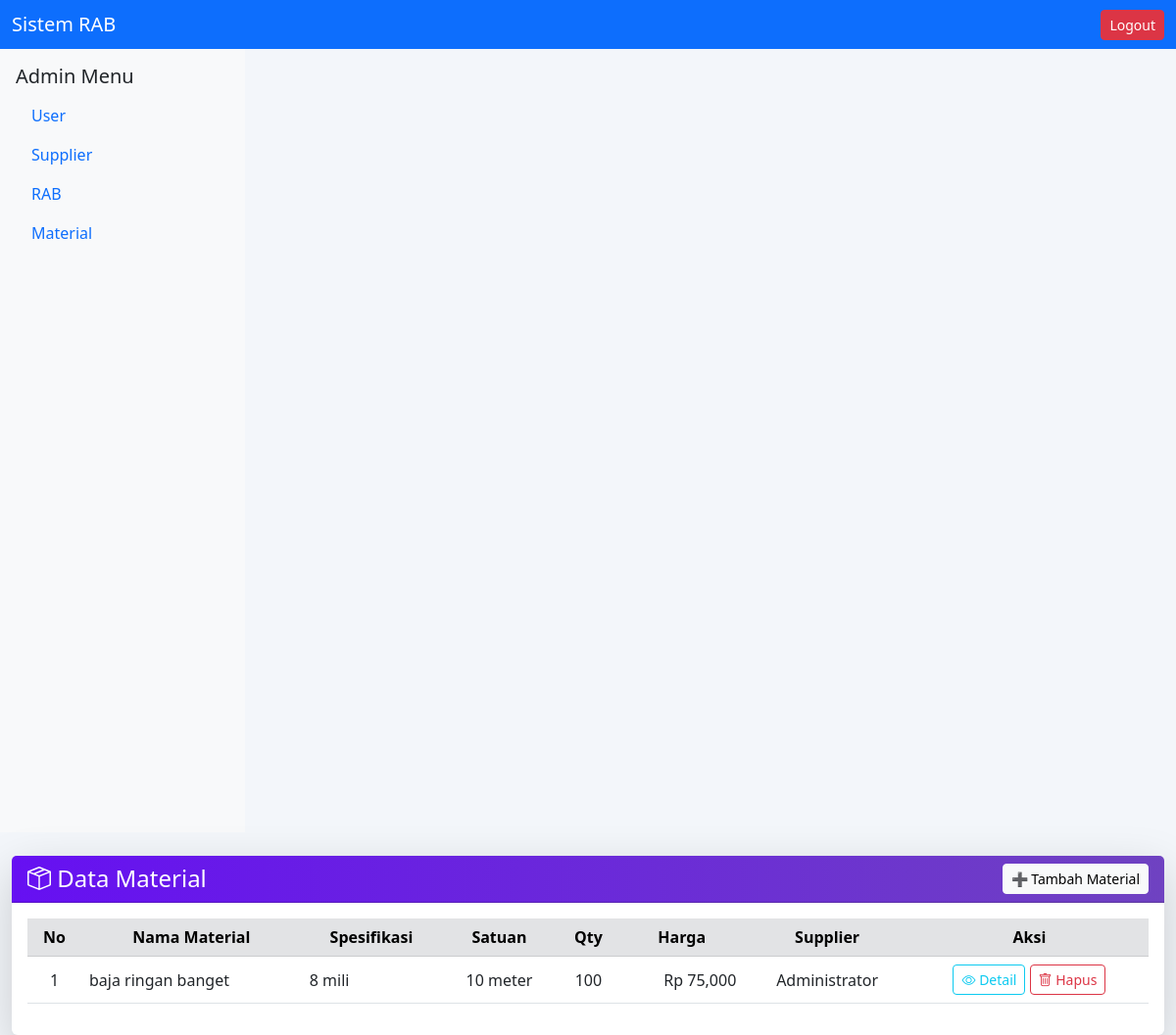
The app's page /views/material.php (signed in), older data.
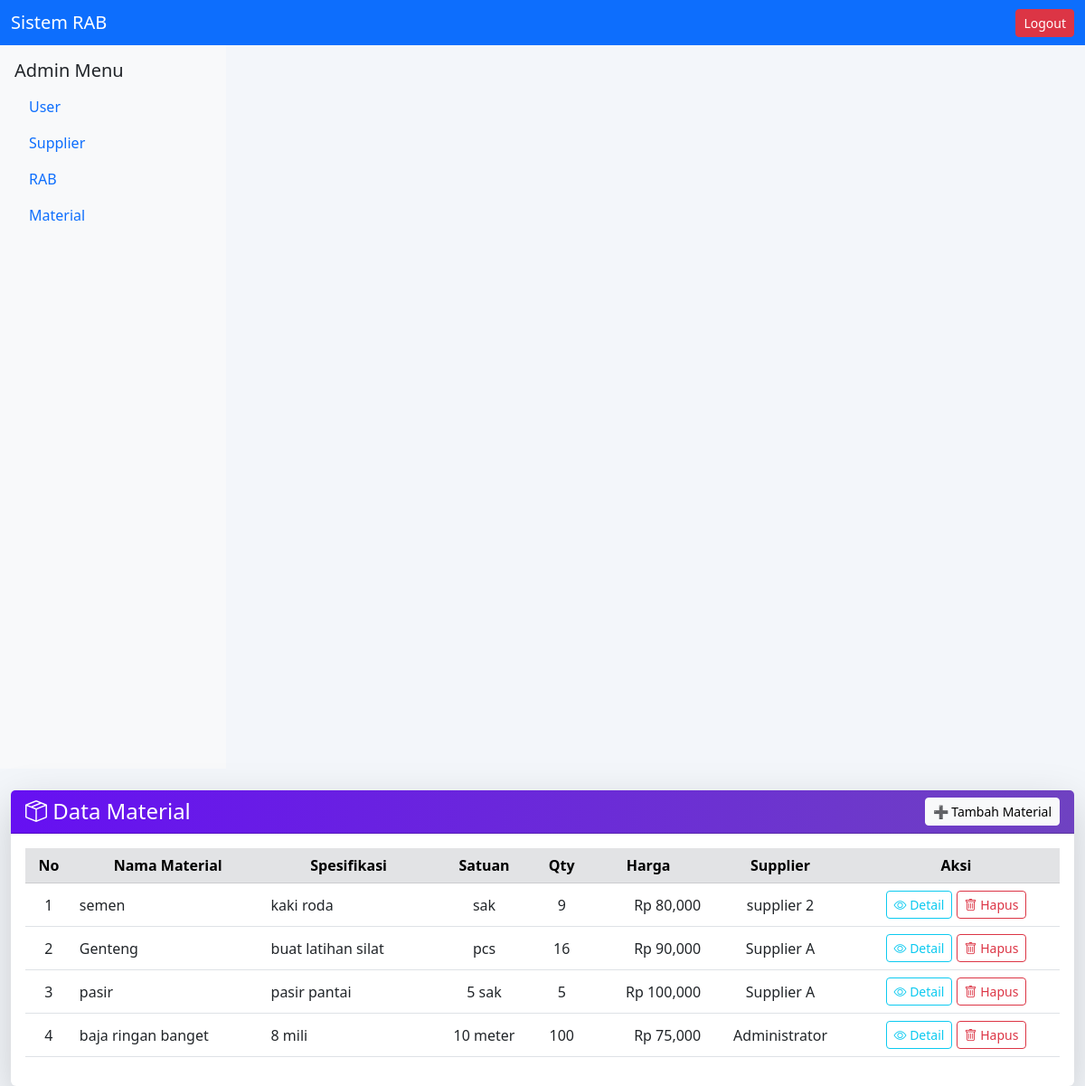
The same page, newer data.
### tables this page shows
CREATE TABLE `material` (
  `id_material` int(11) NOT NULL,
  `id_user` int(11) DEFAULT NULL,
  `name` varchar(100) DEFAULT NULL,
  `specification` text DEFAULT NULL,
  `unit` varchar(20) DEFAULT NULL,
  `quantity` int(11) DEFAULT NULL,
  `price` int(11) DEFAULT NULL
);

CREATE TABLE `users` (
  `id_user` int(11) NOT NULL,
  `nama` varchar(100) DEFAULT NULL,
  `username` varchar(100) DEFAULT NULL,
  `password` varchar(255) DEFAULT NULL,
  `role` enum('admin','user_rba','supplier') DEFAULT 'user_rba'
);

### views/material.php (the view, shortened to what this page needs)
<?php
include '../config/database.php';
include '../partials/header.php';
include '../partials/sidebar.php';
$id_user = $_SESSION['id_user'];
$role = $_SESSION['role'];
if ($role === 'supplier') {
    $result = mysqli_query($conn, "SELECT * FROM material WHERE id_user='$id_user' ORDER BY id_material DESC");
} else {
    $result = mysqli_query($conn, "SELECT m.*, u.nama AS supplier_name
                                   FROM material m
                                   LEFT JOIN users u ON m.id_user = u.id_user
                                   ORDER BY m.id_material DESC");
}
?>
<!DOCTYPE html>
<html lang="id">
<head>
  <link href="https://cdn.jsdelivr.net/npm/bootstrap@5.3.0/dist/css/bootstrap.min.css" rel="stylesheet">
  <link href="https://cdn.jsdelivr.net/npm/bootstrap-icons@1.11.1/font/bootstrap-icons.css" rel="stylesheet">
</head>
<body style="background-color:#f3f6fa;">
<div class="container-fluid mt-4">
  <div class="card shadow-lg border-0">
    <div class="card-header text-white d-flex justify-content-between align-items-center"
         style="background: linear-gradient(90deg,#6610f2,#6f42c1);">
      <h4 class="mb-0"><i class="bi bi-box-seam"></i> Data Material</h4>
      <button class="btn btn-light btn-sm" data-bs-toggle="modal" data-bs-target="#createMaterial">
        ➕ Tambah Material
      </button>
    </div>
    <div class="card-body">
      <div class="table-responsive">
        <table class="table table-hover align-middle">
          <thead class="table-secondary text-center">
            <tr>
              <th>No</th>
              <th>Nama Material</th>
              <th>Spesifikasi</th>
              <th>Satuan</th>
              <th>Qty</th>
              <th>Harga</th>
              <?php if ($role === 'admin'): ?><th>Supplier</th><?php endif; ?>
              <th>Aksi</th>
            </tr>
          </thead>
          <tbody>
            <?php $no=1; while($m=mysqli_fetch_assoc($result)): ?>
              <tr>
                <td class="text-center"><?= $no++ ?></td>
                <td><?= htmlspecialchars($m['name']) ?></td>
                <td><?= htmlspecialchars($m['specification']) ?></td>
                <td class="text-center"><?= htmlspecialchars($m['unit']) ?></td>
                <td class="text-center"><?= number_format($m['quantity']) ?></td>
                <td class="text-end">Rp <?= number_format($m['price']) ?></td>
                <?php if ($role === 'admin'): ?>
                  <td class="text-center"><?= htmlspecialchars($m['supplier_name'] ?? '-') ?></td>
                <?php endif; ?>
                <td class="text-center">
                  <a href="detailmaterial.php?id=<?= $m['id_material'] ?>" class="btn btn-sm btn-outline-info">
                    <i class="bi bi-eye"></i> Detail
                  </a>
                  <a href="?delete=<?= $m['id_material'] ?>"
                     onclick="return confirm('Yakin hapus material ini?')"
                     class="btn btn-sm btn-outline-danger">
                    <i class="bi bi-trash"></i> Hapus
                  </a>
                </td>
              </tr>
            <?php endwhile; ?>
          </tbody>
        </table>
      </div>
    </div>
  </div>
</div>
</body>
</html>

Row changes from the older to the newer data that the page shows:
added material: name "semen", specification "kaki roda", unit "sak", quantity "9", price "80,000", id_user.nama "supplier 2"
added material: name "Genteng", specification "buat latihan silat", unit "pcs", quantity "16", price "90,000", id_user.nama "Supplier A"
added material: name "pasir", specification "pasir pantai", unit "5 sak", quantity "5", price "100,000", id_user.nama "Supplier A"
